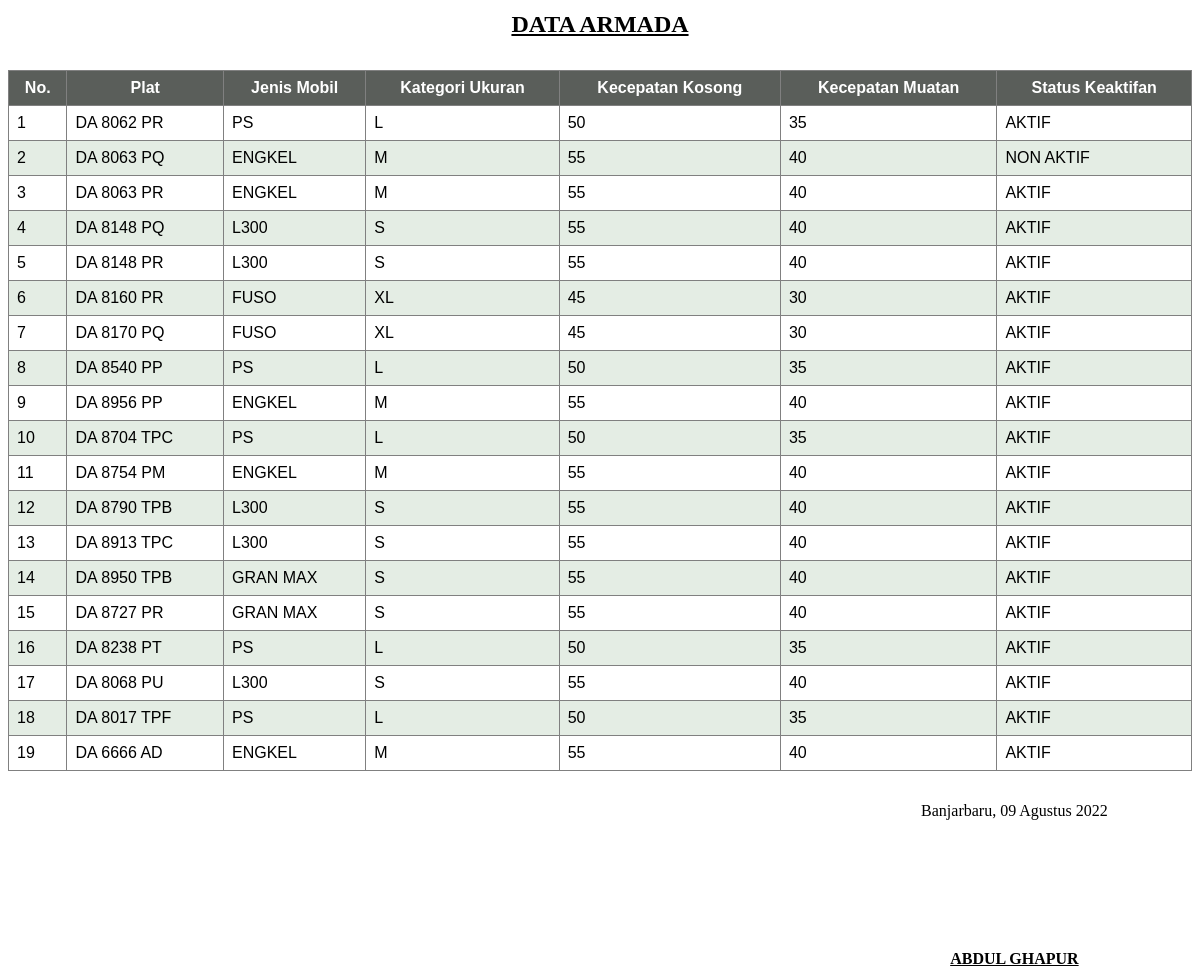
The page /adminkeu/report/reportarmada-res.php (signed in) on the database as committed earlier.
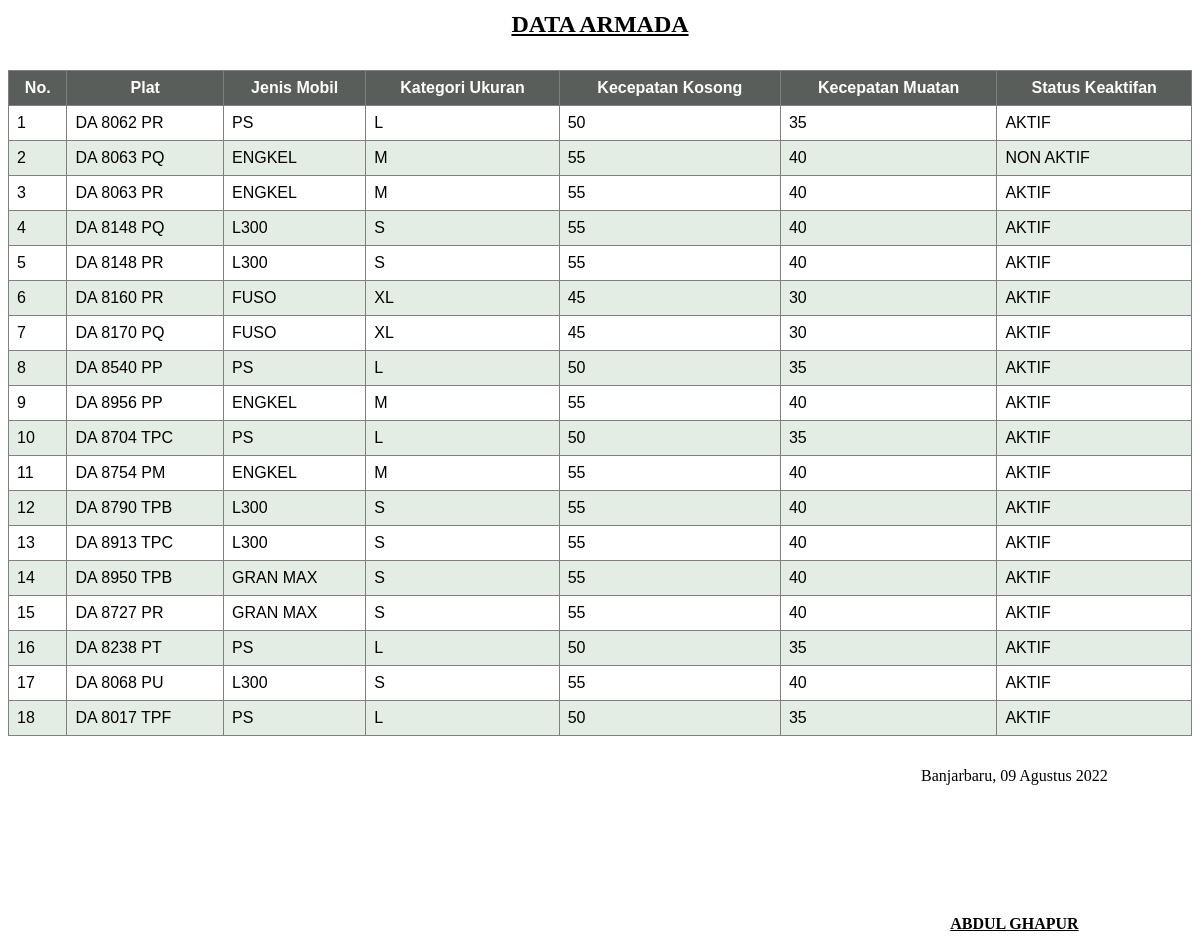
The same page on the database as committed later.
### tables this page shows
CREATE TABLE `armada` (
  `id` int(4) NOT NULL,
  `plat` varchar(11) NOT NULL,
  `jenis_mobil` enum('PS','ENGKEL','L300','FUSO','GRAN MAX') NOT NULL,
  `kateg_mobil` enum('S','M','L','XL') NOT NULL,
  `kecepatan_kosong` int(3) NOT NULL,
  `kecepatan_muatan` int(3) NOT NULL,
  `tanggal_registrasi` datetime NOT NULL DEFAULT current_timestamp(),
  `tanggal_update_data` timestamp NULL DEFAULT current_timestamp() ON UPDATE current_timestamp(),
  `standby` enum('0','1') DEFAULT '0' COMMENT '0 = Terpakai, 1 = Standby',
  `status_keaktifan` enum('AKTIF','NON AKTIF') NOT NULL DEFAULT 'AKTIF'
);

### adminkeu/report/reportarmada-res.php (the view, shortened to what this page needs)
<?php
$database = new Database;
$db = $database->getConnection();
$selectSql = "SELECT * FROM armada";
$stmt = $db->prepare($selectSql);
$stmt->execute();
?>
<table style="width: 100%; margin-bottom: 10px;">
  <tr>
    <td align="center" style="font-weight: bold; padding-bottom: 20px; font-size: x-large;"><u>DATA ARMADA</u></td>
  </tr>
</table>
<table id="content">
  <thead>
    <tr>
      <th>No.</th>
      <th>Plat</th>
      <th>Jenis Mobil</th>
      <th>Kategori Ukuran</th>
      <th>Kecepatan Kosong</th>
      <th>Kecepatan Muatan</th>
      <th>Status Keaktifan</th>
    </tr>
  </thead>
  <tbody>
    <?php
    $no = 1;
    while ($row = $stmt->fetch(PDO::FETCH_ASSOC)) {
    ?>
      <tr>
        <td><?= $no++ ?></td>
        <td><?= $row['plat'] ?></td>
        <td><?= $row['jenis_mobil'] ?></td>
        <td><?= $row['kateg_mobil'] ?></td>
        <td><?= $row['kecepatan_kosong'] ?></td>
        <td><?= $row['kecepatan_muatan'] ?></td>
        <td><?= $row['status_keaktifan'] ?></td>
      </tr>
    <?php } ?>
  </tbody>
</table>
<table id="summary" style="page-break-inside: avoid;" autosize="1">
  <tr>
    <td width="70%"></td>
    <td align="center">Banjarbaru, <?= tanggal_indo(date('Y-m-d')) ?></td>
  </tr>
  <tr>
    <td width=" 70%"></td>
    <td><br><br><br><br><br><br><br></td>
  </tr>
  <tr>
    <td width="70%"></td>
    <td align="center"><u><b><?= $_SESSION['nama'] ?></b></u></td>
  </tr>
</table>
<?php
function tanggal_indo($date, $cetak_hari = false)
{
  $bulan = array(
    1 =>   'Januari',
    'Februari',
    'Maret',
    'April',
    'Mei',
    'Juni',
    'Juli',
    'Agustus',
    'September',
    'Oktober',
    'November',
    'Desember'
  );
  $split = explode(' ', $date);
  $split_tanggal = explode('-', $split[0]);
  if (count($split) == 1) {
    $tgl_indo = $split_tanggal[2] . ' ' . $bulan[(int)$split_tanggal[1]] . ' ' . $split_tanggal[0];
  } else {
    $split_waktu = explode(':', $split[1]);
    $tgl_indo = $split_tanggal[2] . ' ' . $bulan[(int)$split_tanggal[1]] . ' ' . $split_tanggal[0] . ' ' . $split_waktu[0] . ':' . $split_waktu[1] . ':' . $split_waktu[2];
  }
  return $tgl_indo;
}
?>

### adminkeu/report/reportarmada-res.php (style rules this page uses)
table#content { font-family: Arial, Helvetica, sans-serif; border-collapse: collapse; width: 100%; margin-bottom: 30px; }
table#content th { border: 1px solid grey; padding: 8px; text-align: center; width: fit-content; background-color: #5a5e5a; color: white; }
table#content td { border: 1px solid grey; padding: 8px; }
table#content tbody tr:nth-child(even) { background-color: #e4ede4; }
table#summary { width: 100%; border-collapse: collapse; }

Rows that differ between the two databases and show on the page:
removed armada: plat "DA 6666 AD", jenis_mobil "ENGKEL", kateg_mobil "M", kecepatan_kosong "55", kecepatan_muatan "40", status_keaktifan "AKTIF"
